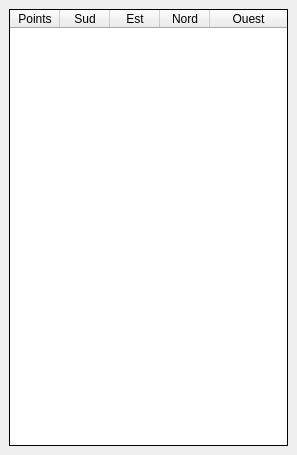
<?xml version="1.0" encoding="UTF-8"?>
<ui version="4.0">
 <class>RoundUI</class>
 <widget class="QDockWidget" name="RoundUI">
  <property name="geometry">
   <rect>
    <x>0</x>
    <y>0</y>
    <width>297</width>
    <height>455</height>
   </rect>
  </property>
  <property name="windowTitle">
   <string>Donne</string>
  </property>
  <widget class="QWidget" name="dockWidgetContents">
   <layout class="QGridLayout" name="gridLayout_2">
    <item row="0" column="0">
     <widget class="QTableWidget" name="tableWidget">
      <property name="enabled">
       <bool>true</bool>
      </property>
      <property name="frameShape">
       <enum>QFrame::Box</enum>
      </property>
      <property name="frameShadow">
       <enum>QFrame::Plain</enum>
      </property>
      <property name="editTriggers">
       <set>QAbstractItemView::NoEditTriggers</set>
      </property>
      <property name="selectionMode">
       <enum>QAbstractItemView::SingleSelection</enum>
      </property>
      <property name="selectionBehavior">
       <enum>QAbstractItemView::SelectRows</enum>
      </property>
      <property name="rowCount">
       <number>0</number>
      </property>
      <attribute name="horizontalHeaderVisible">
       <bool>true</bool>
      </attribute>
      <attribute name="horizontalHeaderDefaultSectionSize">
       <number>50</number>
      </attribute>
      <attribute name="horizontalHeaderMinimumSectionSize">
       <number>20</number>
      </attribute>
      <attribute name="horizontalHeaderShowSortIndicator" stdset="0">
       <bool>false</bool>
      </attribute>
      <attribute name="horizontalHeaderStretchLastSection">
       <bool>true</bool>
      </attribute>
      <attribute name="verticalHeaderDefaultSectionSize">
       <number>20</number>
      </attribute>
      <attribute name="verticalHeaderMinimumSectionSize">
       <number>20</number>
      </attribute>
      <attribute name="horizontalHeaderShowSortIndicator" stdset="0">
       <bool>false</bool>
      </attribute>
      <attribute name="verticalHeaderDefaultSectionSize">
       <number>20</number>
      </attribute>
      <attribute name="horizontalHeaderStretchLastSection">
       <bool>true</bool>
      </attribute>
      <attribute name="horizontalHeaderVisible">
       <bool>true</bool>
      </attribute>
      <attribute name="horizontalHeaderMinimumSectionSize">
       <number>20</number>
      </attribute>
      <attribute name="verticalHeaderMinimumSectionSize">
       <number>20</number>
      </attribute>
      <attribute name="horizontalHeaderDefaultSectionSize">
       <number>50</number>
      </attribute>
      <column>
       <property name="text">
        <string>Points</string>
       </property>
      </column>
      <column>
       <property name="text">
        <string>Sud</string>
       </property>
      </column>
      <column>
       <property name="text">
        <string>Est</string>
       </property>
      </column>
      <column>
       <property name="text">
        <string>Nord</string>
       </property>
      </column>
      <column>
       <property name="text">
        <string>Ouest</string>
       </property>
      </column>
     </widget>
    </item>
   </layout>
  </widget>
 </widget>
 <resources/>
 <connections/>
</ui>
